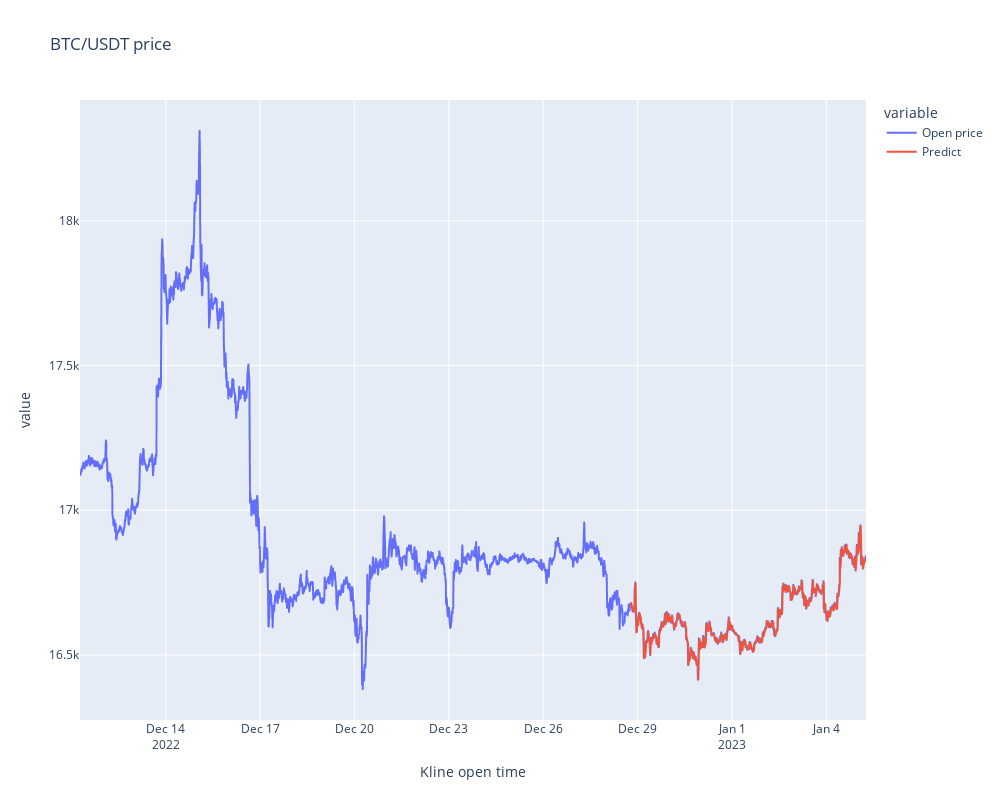

Notebook code for this chart:
### Markdown cell above
### 📌 Visualize the prediction

### Code cell
visualize_prediction(predictions)

### Figure 1 — Plotly figure (JSON) as saved in the notebook; plotly's stock layout.template omitted (floating-point values rounded to 4 significant figures; data arrays with more than 128 entries replaced by an {"elided": "..."} marker saying what was removed)
{"data": [{"hovertemplate": "variable=Open price<br>Kline open time=%{x}<br>value=%{y}<extra></extra>", "legendgroup": "Open price", "line": {"color": "#636efa", "dash": "solid"}, "marker": {"symbol": "circle"}, "mode": "lines", "name": "Open price", "showlegend": true, "type": "scattergl", "x": {"elided": "2400 str values"}, "xaxis": "x", "y": {"elided": "2400 float values"}, "yaxis": "y"}, {"hovertemplate": "variable=Predict<br>Kline open time=%{x}<br>value=%{y}<extra></extra>", "legendgroup": "Predict", "line": {"color": "#EF553B", "dash": "solid"}, "marker": {"symbol": "circle"}, "mode": "lines", "name": "Predict", "showlegend": true, "type": "scattergl", "x": {"elided": "2400 str values"}, "xaxis": "x", "y": {"elided": "2400 float values"}, "yaxis": "y"}], "layout": {"height": 800, "legend": {"title": {"text": "variable"}, "tracegroupgap": 0}, "title": {"text": "BTC/USDT price"}, "width": 1000, "xaxis": {"anchor": "y", "domain": [0, 1], "title": {"text": "Kline open time"}}, "yaxis": {"anchor": "x", "domain": [0, 1], "title": {"text": "value"}}}}
